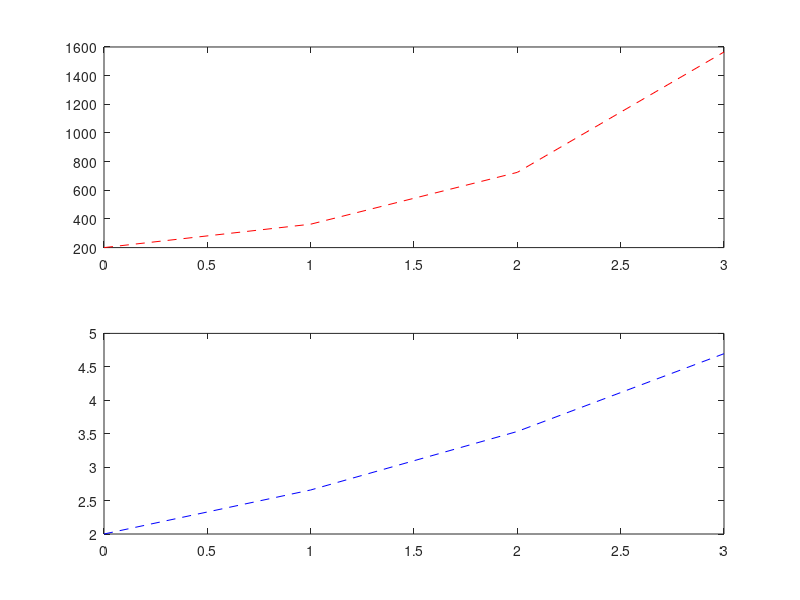

Recreate this plot in MATLAB.
% prey : number of preys
% pred : number of predators
% lambdaPrey : growth of the prey
% n.prey + pred -> lambdaPred . 2. pred
% predators can die at a delta rate.

%%%%%%%%%%
% Here we can define the parameters

prey = 200; % Initial number of preys
pred = 2; % Initial number of predators
lambdaPrey = (1/(2*2))*6; % We assume that 2 rabbits have 8 rabbits every 2 mounths
lambdaPred = (1/(2*6))*4; %It takes 6 mounth to the wolves to produce 4 puppy
n = 200; % number of rabbits needed to produce the puppies
deltaPred = 1/240; % the rate at which the predators die (so each 240 mounths)
deltaPrey = 1/60; % the rate at which the preys die (so each 60 mounths)
TSpan = 3; % The length of the simulation in mounths.


%%%%%%%%%%
% Here we define some useful variables for the simulation
dPrey = 0;
dPred = 0;
preys = zeros(TSpan+1,1);
preds = zeros(TSpan+1,1);

preys(1) = prey;
preds(1) = pred;

%%%%%%%%%
% Now we enter the simulation loop

for i=1:TSpan
	dPrey = prey + prey*lambdaPrey; % compute the born preys
	dPrey = dPrey - pred*lambdaPred*n; % compute the eaten preys

	dPred = pred + pred*lambdaPred; % compute the born predators

	dPred = dPred - pred*deltaPred; % compute the dead predators
	dPrey = dPrey - prey*deltaPrey; % compute the dead preys

	%%%%%
	% Here we store our variable for the next iteration of the loop and the plot
	prey = dPrey;
	pred = dPred;
	preys(i+1) = prey;
	preds(i+1) = pred;
end

absc = 0:TSpan; % a vector that contains the mounths of the simulation

%%%%%%%%%%
% Now we plot the result
subplot(2,1,1)
plot(absc,preys,'r--');
hold on;
subplot(2,1,2)
plot(absc,preds,'b--');

pause;
